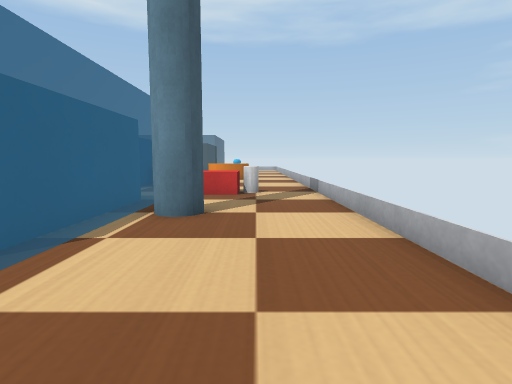
View 1 (above)

17 first-person views from a walk through a Webots world. The camera is 0.26 m above the floor, tilts 6° down and sees 80° across. The floor is counted in squares, 0.25 m on a side. Each view is taken from the middle of a square. On the plan, view 1 faces up. The plan holds only what a view shows up to about 12 squares ahead; the rest is blank. Webots' stock objects and surfaces are drawn as simple stand-ins.

View 2
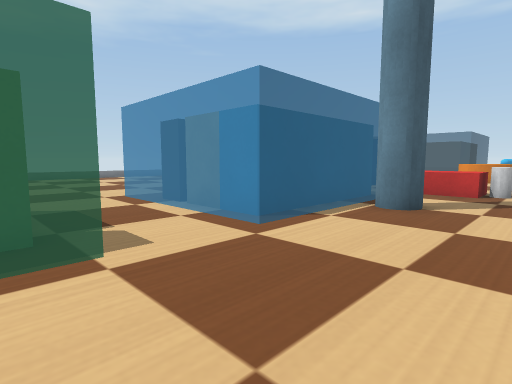

View 3
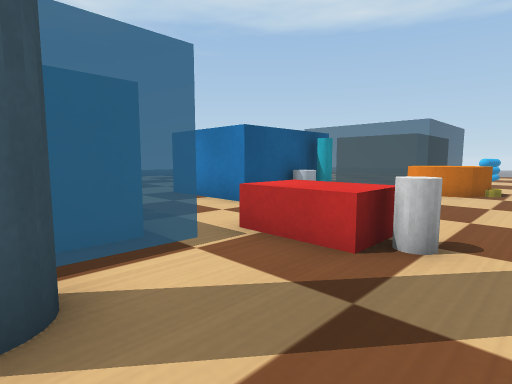

View 4
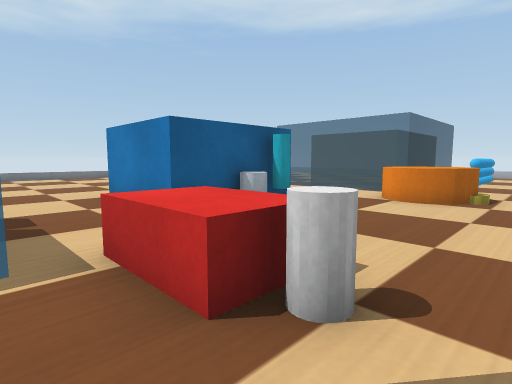

View 5
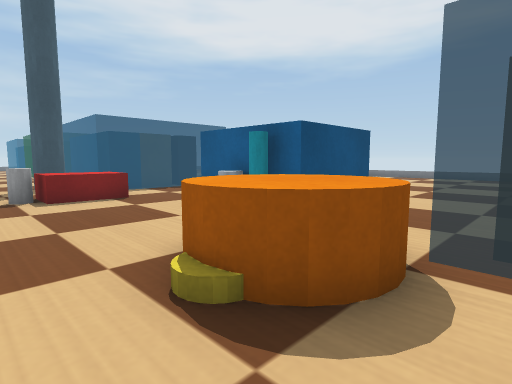

View 6
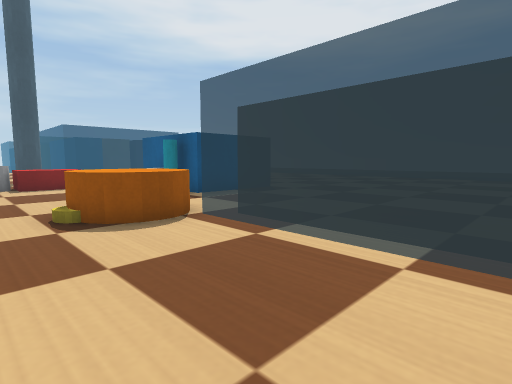

View 7
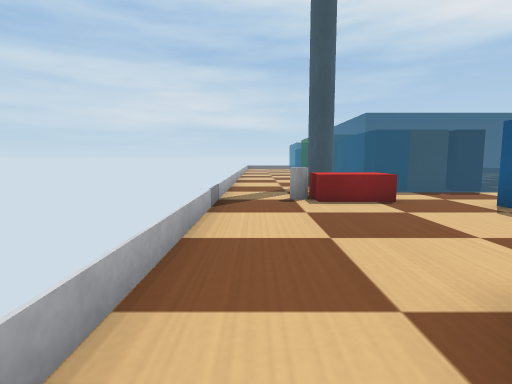

View 8
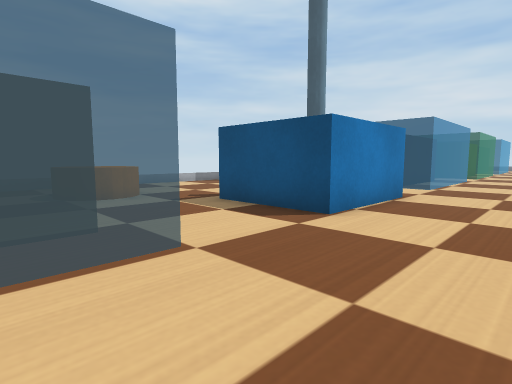

View 9
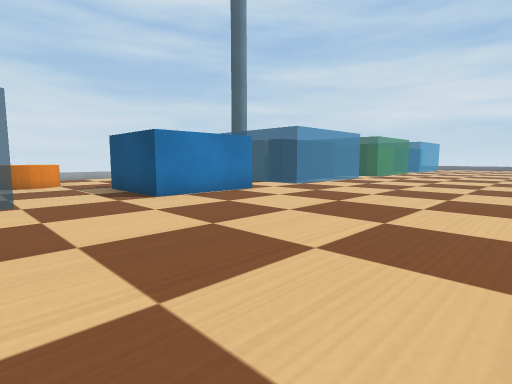

View 10
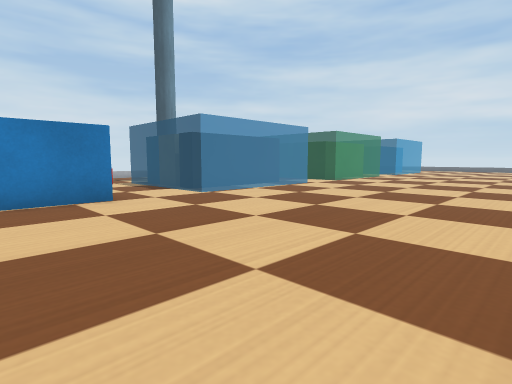

View 11
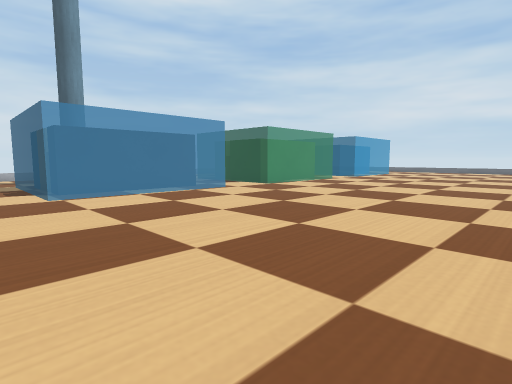

View 12
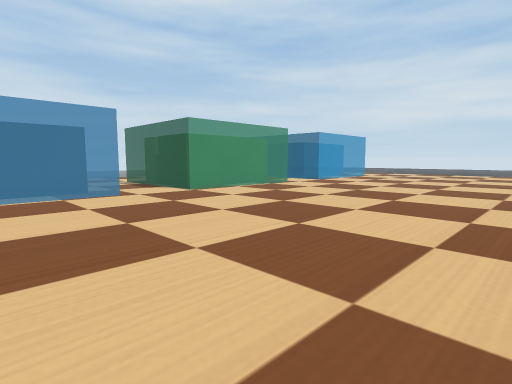

View 13
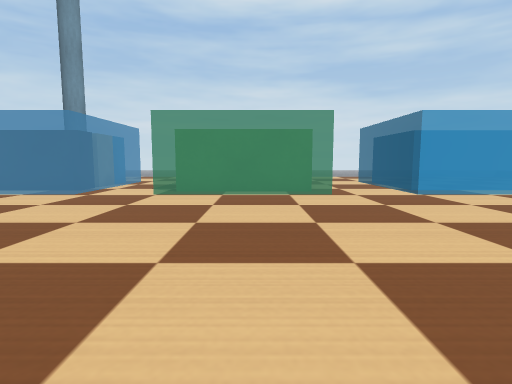

View 14
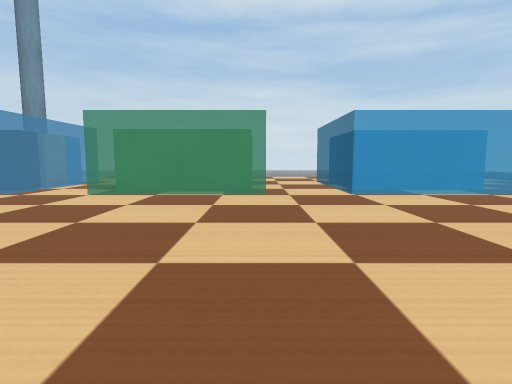

View 15
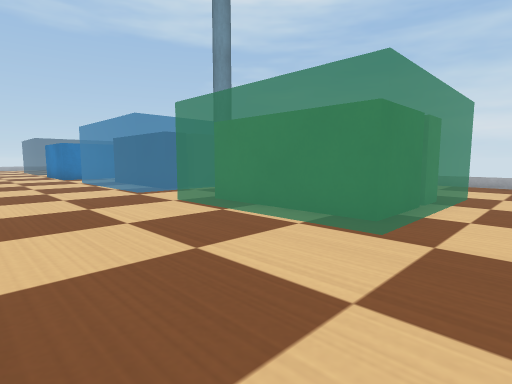

View 16
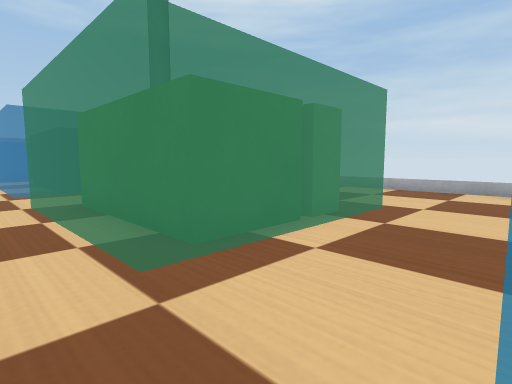

View 17
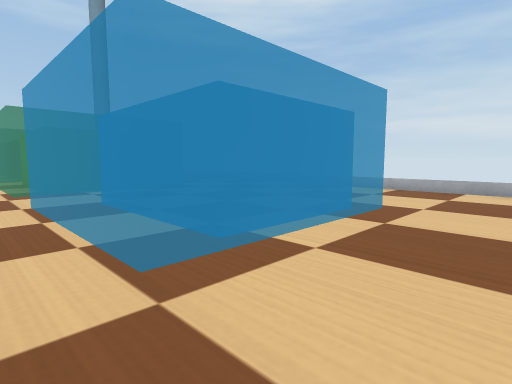

### Floor plan
Key: @ floor where view 1 was taken; # wall or solid block; . floor; = window, fence, low wall or low ledge; A valve; P pipe; B green box; O other object.
Columns run from 17 left of view 1 to 2 right of it. Each row starts with its distance up from view 1.
 23                 ...
 22     .....       ...
 21     .....       ...
 20     .....       ...
 19  ........       ...=
 18  ........      OO..=
 17  .............OOOO.=
 16  ..............OO..=
 15  ........OOOO......=
 14  ........O  OO.....=
 13  ........O  OO.....=
 12  ........O  O......=
 11  ........OOOO......=
 10 ...............AAA.=
  9 ...............AA..=
  8 ......... OOOOO ...=
  7 ......... OO  O ...=
  6 ......... O   OPP..=
  5 ......... O   O ...=
  4 ......... O   O ...=
  3 ......... OOOOO ...=
  2 ...................=
  1 ...................
  0 ......... BB O  .@.
 -1  ........ B  #  ...
 -2  ........ B        =
 -3 ......... B      ..=
 -4  ........ B  #  ...=
 -5 ......... BBB#O ...=
 -6  ..................=
 -7  ..................=
 -8  ........       ..
 -9     .....       ...
-10      ....       ...=
-11        ..       ...=
-12         .       ...=
-13         .       ...=
-14         ...........=
-15         ...........=
-16         .......

Positions as (right, up) in squares from view 1, and headings:
1: (0, 0), facing up
2: (1, -1), facing up-left
3: (1, 6), facing up-left
4: (1, 8), facing up-left
5: (1, 19), facing down-left
6: (1, 23), facing down-left
7: (1, 18), facing down
8: (-11, 20), facing down-right
9: (-16, 19), facing down-right
10: (-16, 14), facing down-right
11: (-17, 10), facing down-right
12: (-17, 6), facing down-right
13: (-17, -3), facing right
14: (-17, -5), facing right
15: (-12, -7), facing up-right
16: (-9, -8), facing up-right
17: (-9, -16), facing up-right
